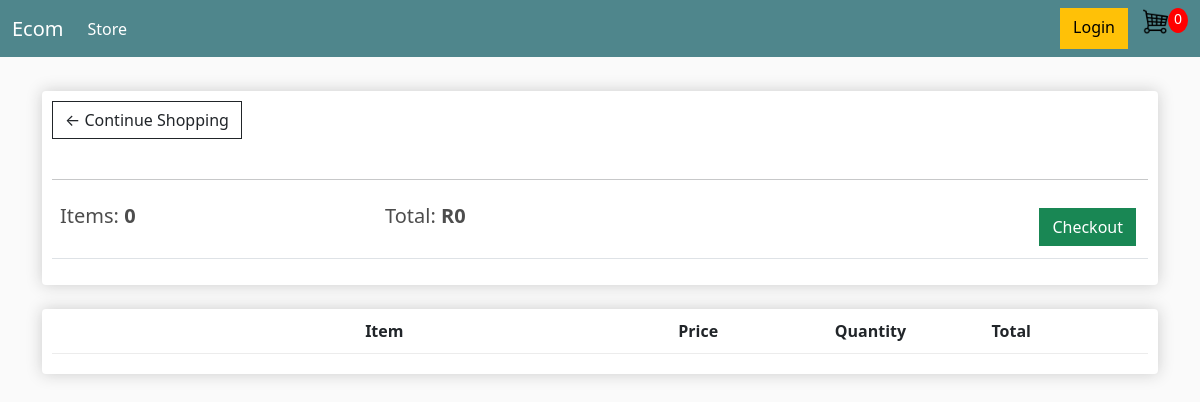
The app's page /cart/ (signed in), older data.
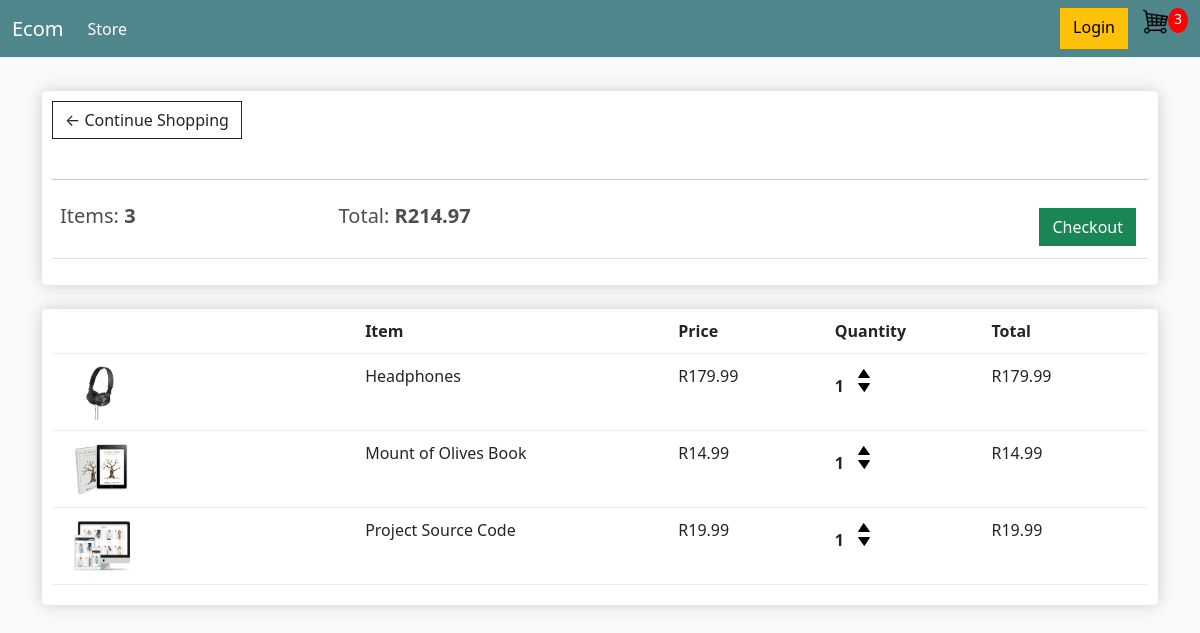
The same page, newer data.
### store/models.py (models this page shows, shortened)
class Order(models.Model):
  customer = models.ForeignKey(Customer, on_delete=models.SET_NULL, null=True, blank=True)
  date_ordered = models.DateTimeField(auto_now_add=True)
  complete = models.BooleanField(default=False, null=True, blank=False)
  transaction_id = models.CharField(max_length=100, null=True)
  @property
  def get_cart_total(self):
    orderitems: OrderItem = self.orderitem_set.all()
    total = sum([item.get_total for item in orderitems])
    return total
  @property
  def get_cart_items(self):
    orderitems = self.orderitem_set.all()
    total = sum([item.quantity for item in orderitems])
    return total

class OrderItem(models.Model):
  product = models.ForeignKey(Product, on_delete=models.SET_NULL, blank=True, null=True)
  order = models.ForeignKey(Order, on_delete=models.SET_NULL, blank=True, null=True)
  quantity = models.IntegerField(default=0, null=True, blank=True)
  date_added = models.DateTimeField(auto_now_add=True)
  @property
  def get_total(self):
    total = self.product.price * self.quantity
    return total

class Product(models.Model):
  name = models.CharField(max_length=255, null=True)
  price = models.DecimalField(max_digits=10, decimal_places=2)
  digital = models.BooleanField(default=False, null=True, blank=True)
  image = models.ImageField(null=True, blank=True)
  @property
  def imageUrl(self):
    imageUrl = self.image.url
    try:
      url = imageUrl
    except:
      url = ''
    return url

### store/views.py (the view)
# urls.py: path('cart/', views.cart, name='cart'),
def cart(request):
  data = cartData(request)
  items = data['items']
  order = data['order']
  cartItems = data['cartItems']
  context ={'items': items, 'order': order, 'cartItems': cartItems}
  return render(request, 'store/cart.html', context)

### store/utils.py (called while the page is built)
def cartData(request):
  if request.user.is_authenticated:
    customer = request.user.customer
    order, created = Order.objects.get_or_create(customer=customer, complete=False)
    items = order.orderitem_set.all()
    cartItems = order.get_cart_items
  else:
    cookieData = cookieCart(request)
    cartItems = cookieData['cartItems']
    order = cookieData['order']
    items = cookieData['items']
  return {'cartItems': cartItems, 'order': order, 'items': items}

### store/templates/store/cart.html (shortened to what this page needs)
{% extends 'store/main.html' %}
{% load static %}
{% block content %}
<div class="row">
  <div class="col-lg-12">
    <div class="box-element">
      <a href="{% url 'store' %}" class="btn btn-outline-dark">&#x2190; Continue Shopping</a>
      <br>
      <br>
      <hr>
      <table class="table">
        <tr>
          <th>
            <h5>Items: <strong>{{order.get_cart_items}}</strong></h5>
          </th>
          <th>
            <h5>Total: <strong>R{{order.get_cart_total}}</strong></h5>
          </th>
          <th>
            <a class="btn btn-success" style="float: right; margin: 0.25rem" href="{% url 'checkout' %}">Checkout</a>
          </th>
        </tr>
      </table>
    </div>
    <br>
    <div class="box-element">
      <div class="cart-row">
        <div style="flex:2"></div>
        <div style="flex:2"><strong>Item</strong></div>
        <div style="flex:1"><strong>Price</strong></div>
        <div style="flex:1"><strong>Quantity</strong></div>
        <div style="flex:1"><strong>Total</strong></div>
      </div>
      {% for item in items %}
      <div class="cart-row">
        <div style="flex:2"><img class="row-image" src="{{item.product.imageUrl}}" alt=""></div>
        <div style="flex:2">{{item.product.name}}</div>
        <div style="flex:1">R{{item.product.price}}</div>
        <div style="flex:1">
          <p class="quantity">{{item.quantity}}</p>
          <div class="quantity">
            <img data-product="{{item.product.id}}" data-action="add" class="chg-quantity update-cart"
              src="{% static 'images/arrow-up.png' %}" alt="">
            <img data-product="{{item.product.id}}" data-action="remove" class="chg-quantity update-cart"
              src="{% static 'images/arrow-down.png' %}" alt="">
          </div>
        </div>
        <div style="flex:1">R{{item.get_total}}</div>
      </div>
      {% endfor %}
    </div>
  </div>
</div>
{% endblock content %}

Row changes from the older to the newer data that the page shows:
computed for Order: get_cart_items "0" → "3"; get_cart_total "0" → "214.97"
added OrderItem: product.imageUrl (picture), product.name "Headphones", product.price "179.99", quantity "1", get_total "179.99"
added OrderItem: product.imageUrl (picture), product.name "Mount of Olives Book", product.price "14.99", quantity "1", get_total "14.99"
added OrderItem: product.imageUrl (picture), product.name "Project Source Code", product.price "19.99", quantity "1", get_total "19.99"
Text that changed along with them:
{{ cartItems }}: "0" → "3"
